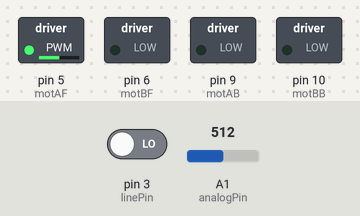
Recording of a sketch running on a simulated Arduino Uno, built with avr-gcc and run on an emulated ATmega328P. On the bench: switched loads named in the sketch (green lamp = pin HIGH). The inputs (shaded band) are chosen by the test bench; at power-on: A1 (analogPin) = 512, pin 3 (linePin) LOW.

Above: at 1.2 s.
1.3 s: A1 (analogPin) set to 716
At 2.5 s:
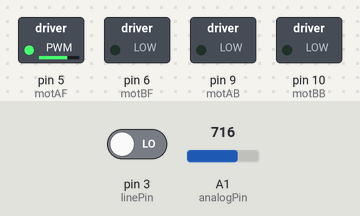
2.8 s: pin 3 (linePin) driven HIGH
At 3.9 s:
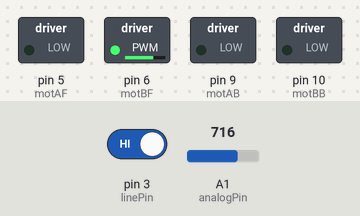
4.3 s: A1 (analogPin) set to 900
At 5.1 s:
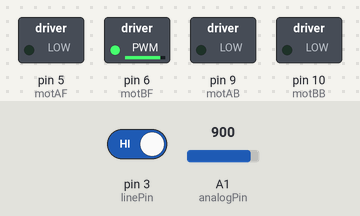
5.8 s: pin 3 (linePin) driven LOW
At 6.3 s:
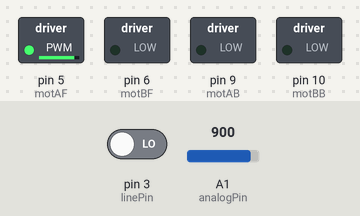
7.3 s: A1 (analogPin) set to 122
At 7.6 s:
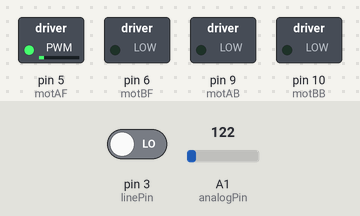
8.8 s: pin 3 (linePin) driven HIGH
At 10.0 s:
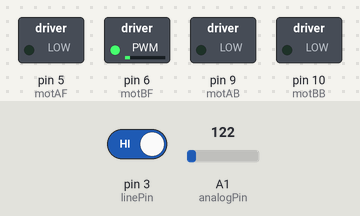
Timing chart, 0 to 11.3 s (numbered marks = the images above; inputs shaded):
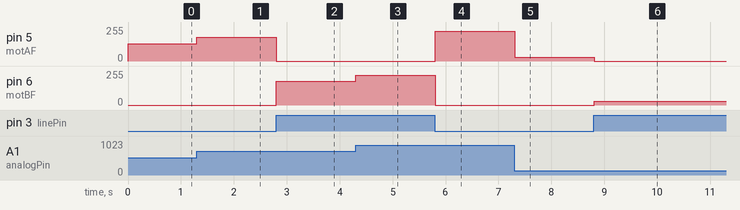

Measured:
- after the input at 1.3 s, pin 5 (motAF): 128/255 → 179/255 at once
- after the input at 2.8 s, pin 5 (motAF): 179/255 → 0/255 at once; pin 6 (motBF): 0/255 → 179/255 at once
- after the input at 4.3 s, pin 6 (motBF): 179/255 → 225/255 at once
- after the input at 5.8 s, pin 5 (motAF): 0/255 → 225/255 at once; pin 6 (motBF): 225/255 → 0/255 at once
- after the input at 7.3 s, pin 5 (motAF): 225/255 → 30/255 at once
- after the input at 8.8 s, pin 5 (motAF): 30/255 → 0/255 at once; pin 6 (motBF): 0/255 → 30/255 at once

The sketch:

01_robot2.ino
```cpp
int speed = 255;
int trigPin = 4;
int echoPin = 2;
int motAF = 5;
int motBF = 6;
int motAB = 9;
int motBB = 10;
int analogPin = 1;
int linePin = 3;


long distance;
long randNumber;

int line1;

 void setup() {
 pinMode(motAF, OUTPUT);
 pinMode(motBF, OUTPUT);
 pinMode(motAB, OUTPUT);
 pinMode(motBB, OUTPUT);

 pinMode(trigPin,OUTPUT);
 pinMode(echoPin,INPUT);

  pinMode(linePin,INPUT);

 randomSeed(analogRead(0));
 }

 void loop() {

 speed = analogRead(analogPin) / 4;

 line1 = digitalRead(linePin);

 if (line1 > 0)
   {
   analogWrite(motBF, speed);
   analogWrite(motAF, 0);
   }
 else
   {
   analogWrite(motAF, speed);
   analogWrite(motBF, 0);
   }
 delay(100);
 }
```
